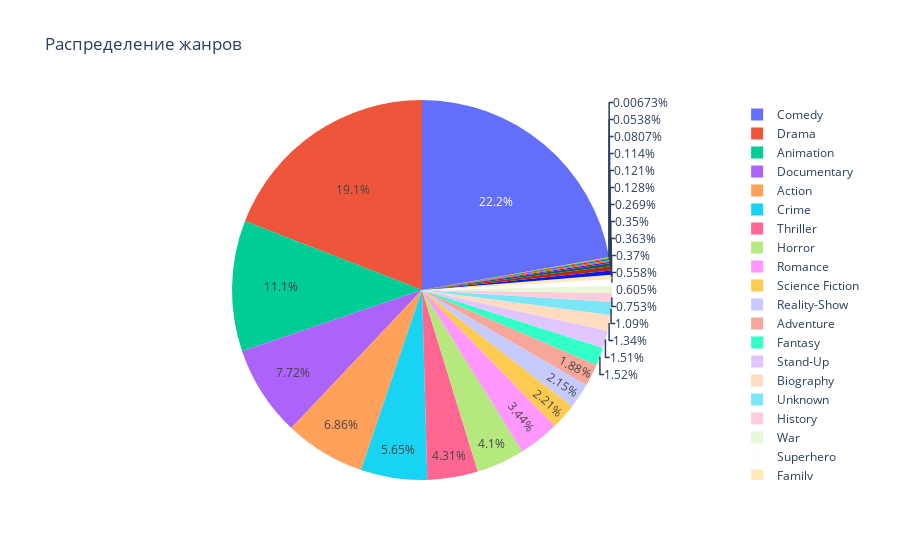

The notebook cell this image was saved under:
### Code cell
fig = px.pie(names=genre_count.index, values=genre_count.values, title='Распределение жанров')
fig.show()

### Figure 1 — Plotly figure (JSON) as saved in the notebook; plotly's stock layout.template omitted (floating-point values rounded to 4 significant figures)
{"data": [{"domain": {"x": [0, 1], "y": [0, 1]}, "hovertemplate": "label=%{label}<br>value=%{value}<extra></extra>", "labels": ["Comedy", "Drama", "Animation", "Documentary", "Action", "Crime", "Thriller", "Horror", "Romance", "Science Fiction", "Reality-Show", "Adventure", "Fantasy", "Stand-Up", "Biography", "Unknown", "History", "War", "Superhero", "Family", "Western", "Talk Show", "Musical", "Concerts", "Broadcast", "Sports", "Fairy Tale", "Game-Show", "News"], "legendgroup": "", "name": "", "showlegend": true, "type": "pie", "values": [3306, 2836, 1656, 1147, 1020, 840, 640, 609, 512, 329, 320, 279, 226, 224, 199, 162, 112, 90, 83, 55, 54, 52, 40, 19, 18, 17, 12, 8, 1]}], "layout": {"legend": {"tracegroupgap": 0}, "title": {"text": "Распределение жанров"}}}
